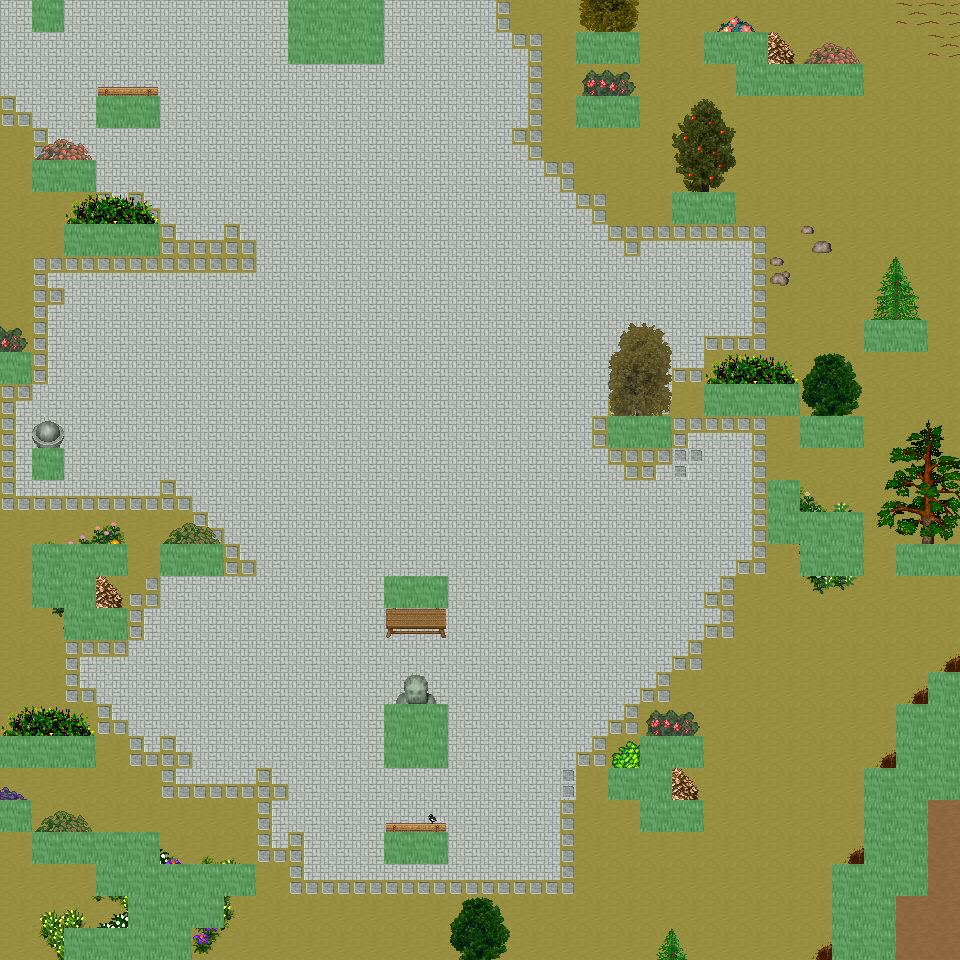

A 2D game scene composited from a Tiled map and its tileset images. What follows is a short description and the map's XML, with each tile layer's data collapsed to a summary:
An orthogonal 30x30 tile map with 32x32 px tiles, 6 tile layers (Ground, Object, Object2, Above, ...), 34 tilesets and 13 objects (13x mapExit).

<map version="1.0" orientation="orthogonal" renderorder="right-down" width="30" height="30" tilewidth="32" tileheight="32" nextobjectid="14">
  <tileset firstgid="1" name="tileset_ground_ground" tilewidth="32" tileheight="32" tilecount="33" columns="3">
    <image source="../drawable/tileset_ground_ground.png" width="96" height="352" />
  </tileset>
  <tileset firstgid="34" name="tileset_ground_rock_pebbles" tilewidth="32" tileheight="32" tilecount="3" columns="1">
    <image source="../drawable/tileset_ground_rock_pebbles.png" width="32" height="96" />
  </tileset>
  <tileset firstgid="37" name="tileset_ground_grass_edges" tilewidth="32" tileheight="32" tilecount="36" columns="12">
    <image source="../drawable/tileset_ground_grass_edges.png" width="384" height="96" />
  </tileset>
  <tileset firstgid="73" name="tileset_plant_flower_daisy_white" tilewidth="32" tileheight="32" tilecount="8" columns="2">
    <image source="../drawable/tileset_plant_flower_daisy_white.png" width="64" height="128" />
  </tileset>
  <tileset firstgid="81" name="tileset_ground_ridge_earth_dark" tilewidth="32" tileheight="32" tilecount="96" columns="12">
    <image source="../drawable/tileset_ground_ridge_earth_dark.png" width="384" height="256" />
  </tileset>
  <tileset firstgid="177" name="tileset_plant_grasses" tilewidth="32" tileheight="32" tilecount="6" columns="3">
    <image source="../drawable/tileset_plant_grasses.png" width="96" height="64" />
  </tileset>
  <tileset firstgid="183" name="tileset_ground_earth_edges" tilewidth="32" tileheight="32" tilecount="18" columns="6">
    <image source="../drawable/tileset_ground_earth_edges.png" width="192" height="96" />
  </tileset>
  <tileset firstgid="201" name="tileset_item_statue_green_stone_3" tilewidth="32" tileheight="32" tilecount="3" columns="1">
    <image source="../drawable/tileset_item_statue_green_stone_3.png" width="32" height="96" />
  </tileset>
  <tileset firstgid="204" name="tileset_ground_rock_rocks_2" tilewidth="32" tileheight="32" tilecount="4" columns="2">
    <image source="../drawable/tileset_ground_rock_rocks_2.png" width="64" height="64" />
  </tileset>
  <tileset firstgid="208" name="tileset_item_corpse_huge_animal" tilewidth="32" tileheight="32" tilecount="16" columns="2">
    <image source="../drawable/tileset_item_corpse_huge_animal.png" width="64" height="256" />
  </tileset>
  <tileset firstgid="224" name="tileset_item_statue_green_stone" tilewidth="32" tileheight="32" tilecount="12" columns="4">
    <image source="../drawable/tileset_item_statue_green_stone.png" width="128" height="96" />
  </tileset>
  <tileset firstgid="236" name="tileset_logic_creature_animal" tilewidth="32" tileheight="32" tilecount="32" columns="8">
    <image source="../drawable/tileset_logic_creature_animal.png" width="256" height="128" />
  </tileset>
  <tileset firstgid="268" name="tileset_logic_collision" tilewidth="32" tileheight="32" tilecount="1" columns="1">
    <image source="../drawable/tileset_logic_collision.png" width="32" height="32" />
  </tileset>
  <tileset firstgid="269" name="tileset_plant_tree_taller_trees" tilewidth="32" tileheight="32" tilecount="32" columns="8">
    <image source="../drawable/tileset_plant_tree_taller_trees.png" width="256" height="128" />
  </tileset>
  <tileset firstgid="301" name="tileset_plant_tree_spruce" tilewidth="32" tileheight="32" tilecount="6" columns="2">
    <image source="../drawable/tileset_plant_tree_spruce.png" width="64" height="96" />
  </tileset>
  <tileset firstgid="307" name="tileset_plant_bush_bush_mult_colored" tilewidth="32" tileheight="32" tilecount="6" columns="3">
    <image source="../drawable/tileset_plant_bush_bush_mult_colored.png" width="96" height="64" />
  </tileset>
  <tileset firstgid="313" name="tileset_plant_bush_bush_pinks" tilewidth="32" tileheight="32" tilecount="4" columns="2">
    <image source="../drawable/tileset_plant_bush_bush_pinks.png" width="64" height="64" />
  </tileset>
  <tileset firstgid="317" name="tileset_plant_flower_flower_bed_1" tilewidth="32" tileheight="32" tilecount="35" columns="7">
    <image source="../drawable/tileset_plant_flower_flower_bed_1.png" width="224" height="160" />
  </tileset>
  <tileset firstgid="352" name="tileset_plant_flower_small_flower_bed" tilewidth="32" tileheight="32" tilecount="12" columns="3">
    <image source="../drawable/tileset_plant_flower_small_flower_bed.png" width="96" height="128" />
  </tileset>
  <tileset firstgid="364" name="tileset_plant_flower_small_flower_bed_2" tilewidth="32" tileheight="32" tilecount="12" columns="3">
    <image source="../drawable/tileset_plant_flower_small_flower_bed_2.png" width="96" height="128" />
  </tileset>
  <tileset firstgid="376" name="tileset_furniture_chair_bench_wooden" tilewidth="32" tileheight="32" tilecount="8" columns="2">
    <image source="../drawable/tileset_furniture_chair_bench_wooden.png" width="64" height="128" />
  </tileset>
  <tileset firstgid="384" name="tileset_building_decoration_pool" tilewidth="32" tileheight="32" tilecount="9" columns="3">
    <image source="../drawable/tileset_building_decoration_pool.png" width="96" height="96" />
  </tileset>
  <tileset firstgid="393" name="tileset_building_decoration_stone_details" tilewidth="32" tileheight="32" tilecount="4" columns="2">
    <image source="../drawable/tileset_building_decoration_stone_details.png" width="64" height="64" />
  </tileset>
  <tileset firstgid="397" name="tileset_building_decoration_orbpedestal" tilewidth="32" tileheight="32" tilecount="2" columns="1">
    <image source="../drawable/tileset_building_decoration_orbpedestal.png" width="32" height="64" />
  </tileset>
  <tileset firstgid="399" name="tileset_object_birds" tilewidth="32" tileheight="32" tilecount="4" columns="2">
    <image source="../drawable/tileset_object_birds.png" width="64" height="64" />
  </tileset>
  <tileset firstgid="403" name="tileset_building_gazebo" tilewidth="32" tileheight="32" tilecount="21" columns="3">
    <image source="../drawable/tileset_building_gazebo.png" width="96" height="224" />
  </tileset>
  <tileset firstgid="424" name="tileset_ground_green_paving" tilewidth="32" tileheight="32" tilecount="18" columns="3">
    <image source="../drawable/tileset_ground_green_paving.png" width="96" height="192" />
  </tileset>
  <tileset firstgid="442" name="tileset_plant_tree_pine_tree" tilewidth="32" tileheight="32" tilecount="20" columns="4">
    <image source="../drawable/tileset_plant_tree_pine_tree.png" width="128" height="160" />
  </tileset>
  <tileset firstgid="462" name="tileset_plant_tree_pine_tree_1" tilewidth="32" tileheight="32" tilecount="20" columns="4">
    <image source="../drawable/tileset_plant_tree_pine_tree_1.png" width="128" height="160" />
  </tileset>
  <tileset firstgid="482" name="tileset_plant_tree_cherry_blossom_tree" tilewidth="32" tileheight="32" tilecount="9" columns="3">
    <image source="../drawable/tileset_plant_tree_cherry_blossom_tree.png" width="96" height="96" />
  </tileset>
  <tileset firstgid="491" name="tileset_logic_item_fruits" tilewidth="32" tileheight="32" tilecount="10" columns="10">
    <image source="../drawable/tileset_logic_item_fruits.png" width="256" height="64" />
  </tileset>
  <tileset firstgid="501" name="tileset_plant_bushes_and_trees" tilewidth="32" tileheight="32" tilecount="144" columns="16">
    <image source="../drawable/tileset_plant_bushes_and_trees.png" width="512" height="289" />
  </tileset>
  <tileset firstgid="645" name="tileset_plant_bush_leafy" tilewidth="32" tileheight="32" tilecount="48" columns="8">
    <image source="../drawable/tileset_plant_bush_leafy.png" width="256" height="192" />
  </tileset>
  <tileset firstgid="693" name="tileset_plant_bush_flowering" tilewidth="32" tileheight="32" tilecount="72" columns="8">
    <image source="../drawable/tileset_plant_bush_flowering.png" width="256" height="288" />
  </tileset>
  <layer name="Ground" width="30" height="30">
    <data>[900 cells, 900 non-empty, 3 distinct tile ids]</data>
  </layer>
  <layer name="Object" width="30" height="30">
    <data>[900 cells, 215 non-empty, 99 distinct tile ids]</data>
  </layer>
  <layer name="Object2" width="30" height="30">
    <data>[900 cells, 17 non-empty, 11 distinct tile ids]</data>
  </layer>
  <layer name="Above" width="30" height="30">
    <data>[900 cells, 83 non-empty, 58 distinct tile ids]</data>
  </layer>
  <layer name="Above2" width="30" height="30">
    <data>[900 cells, 1 non-empty, 1 distinct tile ids]</data>
  </layer>
  <layer name="Walkable" width="30" height="30">
    <data>[900 cells, 107 non-empty, 1 distinct tile ids]</data>
  </layer>
  <objectgroup name="MapEvents">
    <object id="1" name="north" type="mapExit" x="0" y="0" width="32" height="32">
      <properties>
        <property name="map" value="level_0_x71_y42" />
        <property name="x" value="0" />
        <property name="y" value="28" />
      </properties>
    </object>
    <object id="2" name="north2" type="mapExit" x="64" y="0" width="224" height="32">
      <properties>
        <property name="map" value="level_0_x71_y42" />
        <property name="x" value="2" />
        <property name="y" value="28" />
      </properties>
    </object>
    <object id="3" name="north3" type="mapExit" x="384" y="0" width="576" height="32">
      <properties>
        <property name="map" value="level_0_x71_y42" />
        <property name="x" value="12" />
        <property name="y" value="28" />
      </properties>
    </object>
    <object id="4" name="south" type="mapExit" x="0" y="928" width="64" height="32">
      <properties>
        <property name="map" value="level_0_x71_y44" />
        <property name="x" value="0" />
        <property name="y" value="1" />
      </properties>
    </object>
    <object id="5" name="south2" type="mapExit" x="192" y="928" width="640" height="32">
      <properties>
        <property name="map" value="level_0_x71_y44" />
        <property name="x" value="6" />
        <property name="y" value="1" />
      </properties>
    </object>
    <object id="6" name="south3" type="mapExit" x="896" y="928" width="64" height="32">
      <properties>
        <property name="map" value="level_0_x71_y44" />
        <property name="x" value="28" />
        <property name="y" value="1" />
      </properties>
    </object>
    <object id="7" name="west" type="mapExit" x="0" y="0" width="32" height="352">
      <properties>
        <property name="map" value="level_0_x70_y43" />
        <property name="x" value="28" />
        <property name="y" value="0" />
      </properties>
    </object>
    <object id="8" name="west2" type="mapExit" x="0" y="384" width="32" height="352">
      <properties>
        <property name="map" value="level_0_x70_y43" />
        <property name="x" value="28" />
        <property name="y" value="12" />
      </properties>
    </object>
    <object id="9" name="west3" type="mapExit" x="0" y="768" width="32" height="32">
      <properties>
        <property name="map" value="level_0_x70_y43" />
        <property name="x" value="28" />
        <property name="y" value="24" />
      </properties>
    </object>
    <object id="10" name="west4" type="mapExit" x="0" y="832" width="32" height="128">
      <properties>
        <property name="map" value="level_0_x70_y43" />
        <property name="x" value="28" />
        <property name="y" value="26" />
      </properties>
    </object>
    <object id="11" name="east" type="mapExit" x="928" y="0" width="32" height="544">
      <properties>
        <property name="map" value="level_0_x72_y43" />
        <property name="x" value="1" />
        <property name="y" value="0" />
      </properties>
    </object>
    <object id="12" name="east2" type="mapExit" x="928" y="576" width="32" height="96">
      <properties>
        <property name="map" value="level_0_x72_y43" />
        <property name="x" value="1" />
        <property name="y" value="18" />
      </properties>
    </object>
    <object id="13" name="east3" type="mapExit" x="928" y="800" width="32" height="160">
      <properties>
        <property name="map" value="level_0_x72_y43" />
        <property name="x" value="1" />
        <property name="y" value="25" />
      </properties>
    </object>
  </objectgroup>
</map>
